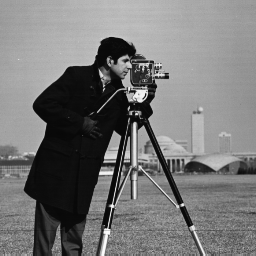
#> input picture misc/cameraman.tif, 256 x 256 px, found by its file name
$ python task7.8.py
#> lines starting #> are read from the running program, lines starting #| are printed output that depends on the picture
import skimage.io as io
import numpy as np
import scipy.ndimage as ndi

c = io.imread("C://Users//kamel//Music//misc//cameraman.tif")
#> c is the input picture: shape (256, 256); min 7, max 253, mean 118.7

io.imshow(c)
io.show()

cf = np.fft.fft2(c)
cfs = np.fft.fftshift(cf)
cfsl = np.log(1+np.abs(cfs))
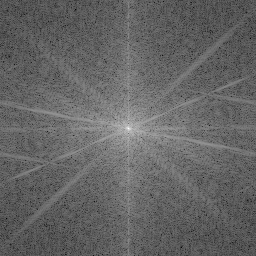
#> cfsl: shape (256, 256) float64; min 2.56, max 15.87, mean 7.84; drawn with min black and max white

io.imshow(cfsl)
io.show()

cf2 = np.fft.fft2(cfsl)
cfs2 = np.fft.fftshift(cf2)
cfsl2 = np.log(1+np.abs(cfs2))
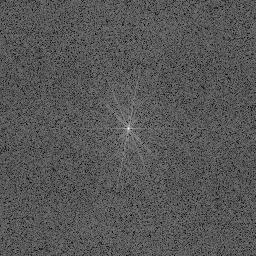
#> cfsl2: shape (256, 256) float64; min 0.00422, max 13.15, mean 4.48; drawn with min black and max white

io.imshow(cfsl2)
io.show()

$ run again, with misc/4.1.03.tiff saved as misc/cameraman.tif
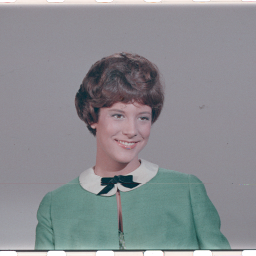
#> input picture misc/4.1.03.tiff, 256 x 256 px, found by its file name
#> c is the input picture: shape (256, 256, 3); mean R, G, B 137.6, 140, 144
#> `cfsl2 = np.log(1+np.abs(cfs2))`:
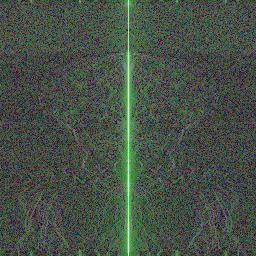
#> cfsl2: shape (256, 256, 3) float64; mean of channels 0, 1, 2 2.31, 2.66, 2.31; drawn with min black and max white
#> `io.show()`:
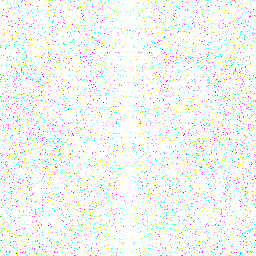
#> shown: shape (256, 256, 3) float64; mean R, G, B 0.962, 0.973, 0.962
